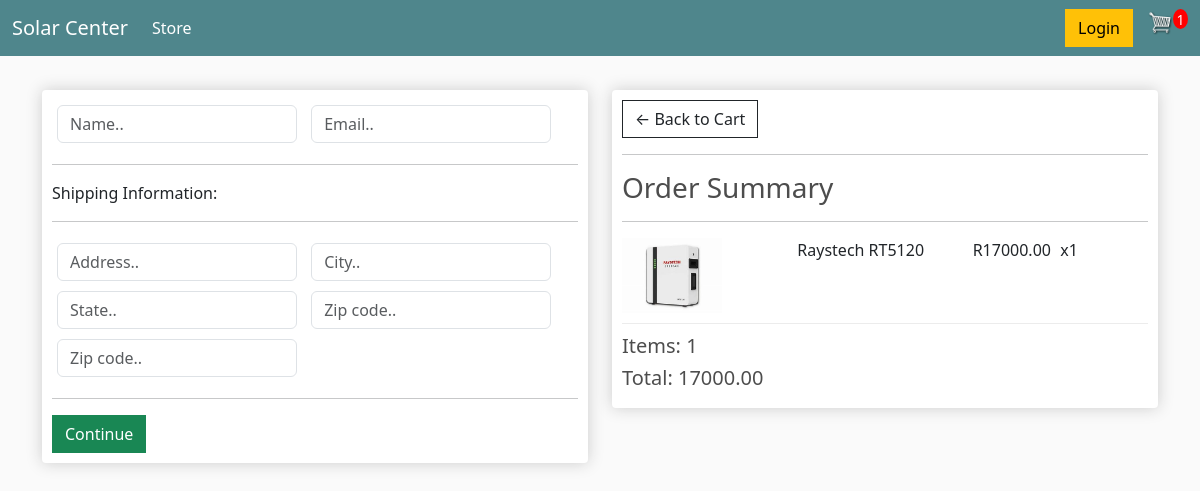
Screenshot of /checkout/ (signed in) with the database file from the repository.
### store/models.py (models this page shows, shortened)
class OrderItem(models.Model):
    product = models.ForeignKey(Product, null=True, on_delete=models.SET_NULL)
    order = models.ForeignKey(Order, null=True, on_delete=models.SET_NULL)
    quantity = models.IntegerField(default=0, null=True, blank=True)
    date_added = models.DateTimeField(auto_now_add=True)
    @property
    def get_total(self):
        total = self.product.price * self.quantity
        return total

class Product(models.Model):
    name = models.CharField(max_length=200)
    price = models.DecimalField(max_digits=12, decimal_places=2)
    digital = models.BooleanField(default=False, null=True, blank=True)
    image = models.FileField(null=True, blank=True)
    @property
    def imageURL(self):
        try:
            url = self.image.url
        except:
            url = ''
        return url

class Order(models.Model):
    name = models.ForeignKey(Customer, null=True, blank=True, on_delete=models.SET_NULL)
    date_ordered = models.DateTimeField(auto_now_add=True)
    complete = models.BooleanField(default=False)
    transaction_id = models.CharField(max_length=100, null=True)
    @property
    def shipping(self):
        shipping = False
        orderItems = self.orderitem_set.all()
        for i in orderItems:
            if i.product.digital == False:
                shipping = True
        return shipping
    @property
    def get_cart_total(self):
        orderitems = self.orderitem_set.all()
        total = sum([item.get_total for item in orderitems])
        return total
    @property
    def get_cart_items(self):
        orderitems = self.orderitem_set.all()
        total = sum([item.quantity for item in orderitems])
        return total

### store/views.py (the view)
# urls.py: path('checkout/', views.checkout, name="checkout"),
def checkout(request):
	if request.user.is_authenticated:
		customer = request.user.customer
		order, created = Order.objects.get_or_create(name=customer, complete=False)
		items = order.orderitem_set.all()
		cartItems = order.get_cart_items
	else:
		cookieData = cookieCart(request)
		cartItems = cookieData['cartItems']
		order = cookieData['order']
		items = cookieData['items']
	context = {'items': items, 'order': order, 'cartItems': cartItems}
	return render(request, 'store/checkout.html', context)

### store/templates/store/checkout.html (shortened to what this page needs)
{% extends 'store/main.html' %}
{% load static %}
{% block content %}
    <div class="row">
		<div class="col-lg-6">
			<div class="box-element" id="form-wrapper">
				<form id="form">
					<div id="user-info">
						<div class="form-field">
							<input required class="form-control" type="text" name="name" placeholder="Name..">
						</div>
						<div class="form-field">
							<input required class="form-control" type="email" name="email" placeholder="Email..">
						</div>
					</div>
					<div id="shipping-info">
						<hr>
						<p>Shipping Information:</p>
						<hr>
						<div class="form-field">
							<input class="form-control" type="text" name="address" placeholder="Address..">
						</div>
						<div class="form-field">
							<input class="form-control" type="text" name="city" placeholder="City..">
						</div>
						<div class="form-field">
							<input class="form-control" type="text" name="state" placeholder="State..">
						</div>
						<div class="form-field">
							<input class="form-control" type="text" name="zipcode" placeholder="Zip code..">
						</div>
						<div class="form-field">
							<input class="form-control" type="text" name="country" placeholder="Zip code..">
						</div>
					</div>
					<hr>
					<input id="form-button" class="btn btn-success btn-block" type="submit" value="Continue">
				</form>
			</div>
			<br>
		</div>
		<div class="col-lg-6">
			<div class="box-element">
				<a  class="btn btn-outline-dark" href="{% url 'cart' %}">&#x2190; Back to Cart</a>
				<hr>
				<h3>Order Summary</h3>
				<hr>
				{% for item in items %}
					<div class="cart-row">
						<div style="flex:2"><img class="row-image" src="{{item.product.imageURL}}"></div>
						<div style="flex:2"><p>{{item.product.name}}</p></div>
						<div style="flex:1"><p>R{{item.product.price|floatformat:2}}</p></div>
						<div style="flex:1"><p>x{{item.quantity}}</p></div>
					</div>
				{% endfor %}
				<h5>Items: {{order.get_cart_items}}</h5>
				<h5>Total: {{order.get_cart_total|floatformat:2}}</h5>
			</div>
		</div>
	</div>
{% endblock content %}

### static/css/main.css (style rules this page uses)
body { background-color: hsl(0, 0%, 98%); }
h1,h2,h3,h4,h5,h6 { color:hsl(0, 0%, 30%); }
.box-element { box-shadow:hsl(0, 0%, 80%) 0 0 16px; background-color: #fff; border-radius: 4px; padding: 10px; }
.col-lg-4, .col-lg-6, .col-lg-8, .col-lg-12 { margin-top: 10px; }
.btn { border-radius: 0; }
.row-image { width: 100px; }
.form-field { width:250px; display: inline-block; padding: 5px; }
.cart-row { display: flex; align-items: flex-stretch; padding-bottom: 10px; margin-bottom: 10px; border-bottom: 1px solid #ececec; }

### rows the page displays
OrderItem: product.imageURL (picture), product.name "Raystech RT5120", product.price "17000.00", quantity "1"
Order: get_cart_items "1", get_cart_total "17000.00"

### other values shown
{{ cartItems }} "1"
